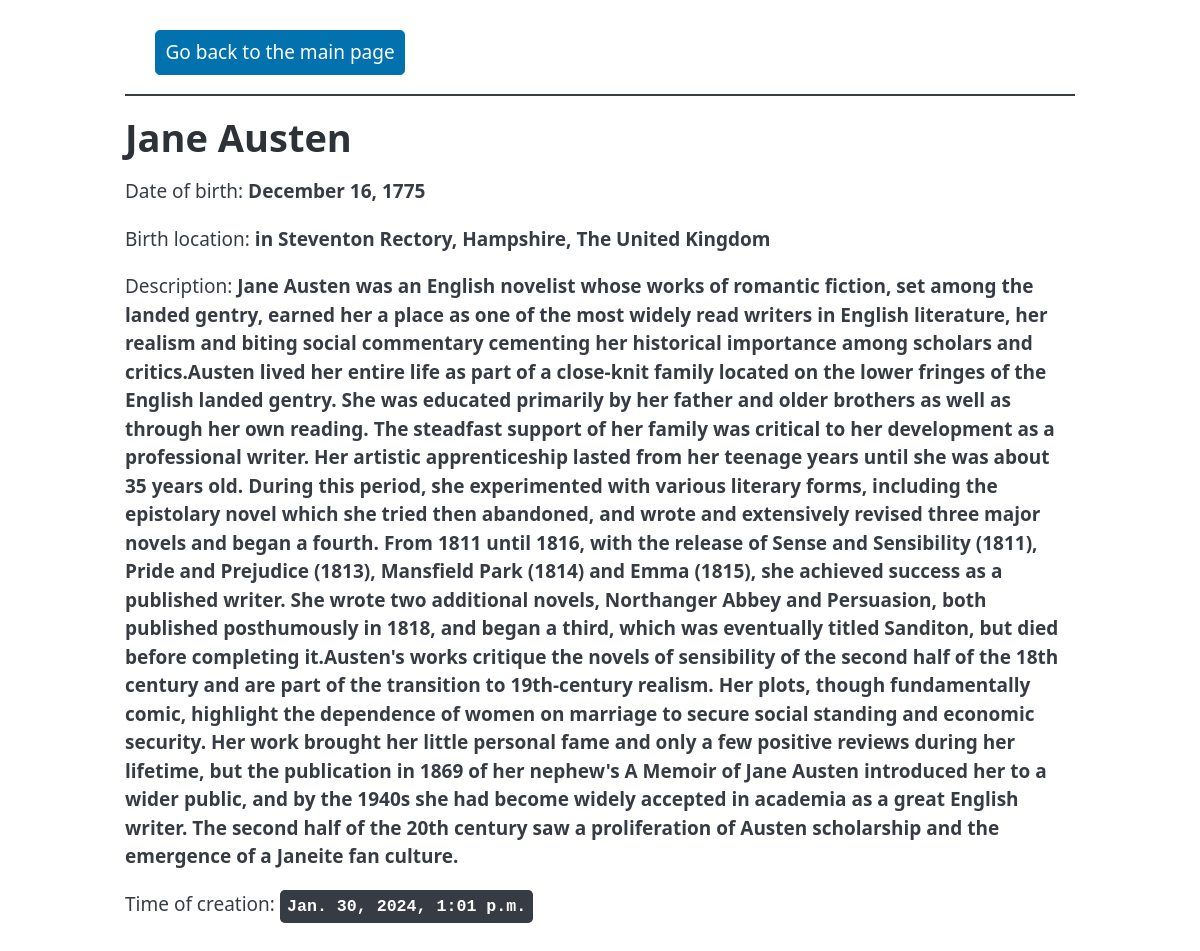
The app's page /authorshow/47 with its own data.
### quotes/models.py (models this page shows, shortened)
class Author(models.Model):
    fullname = models.CharField(max_length=50)
    born_date = models.CharField(max_length=50)
    born_location = models.CharField(max_length=150)
    description = models.TextField()
    created_at = models.DateTimeField(auto_now_add=True)

### quotes/views.py (the view)
# urls.py: path('authorshow/<int:author_id>', views.author_show, name='author_show'),
def author_show(request, author_id):
    author = get_object_or_404(Author, pk=author_id)
    return render(request, 'quotes/authorshow.html', {"author": author})

### quotes/templates/quotes/authorshow.html
{% extends "quotes/base.html" %}
{% block content %}
<h1>{{author.fullname}}</h1>
<p>Date of birth: <b>{{author.born_date}}</b></p>
<p>Birth location: <b>{{author.born_location}}</b></p>
<p>Description: <b>{{author.description}}</b></p>
<p>Time of creation: <kbd>{{author.created_at}}</kbd></p>
{% endblock %}

### records on screen
Author: fullname "Jane Austen", born_date "December 16, 1775", born_location "in Steventon Rectory, Hampshire, The United Kingdom", description "Jane Austen was an English novelist whose works of romantic fiction, set among the landed gentry, earned her a place as one of the most widely read writers in English literature, her realism and biting social commentary cementing her historical importance among scholars and critics.Austen lived her entire life as part of a close-knit family located on the lower fringes of the English landed gentry. She was educated primarily by her father and older brothers as well as through her own reading. The steadfast support of her family was critical to her development as a professional writer. Her artistic apprenticeship lasted from her teenage years until she was about 35 years old. During this…", created_at "Jan. 30, 2024, 1:01 p.m."
